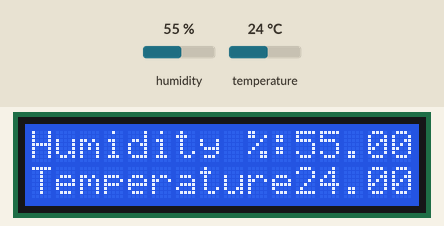
A sketch run on a simulated Arduino Uno, built with avr-gcc and run on an emulated ATmega328P. Parts: 16×2 character LCD. The inputs (shaded band) are chosen by the test bench; at power-on: humidity 55 %, temperature 24 °C. What the sketch prints to the serial monitor is not drawn.

Above: at 1.2 s.
1.3 s: humidity set to 22 %
At 6.0 s:
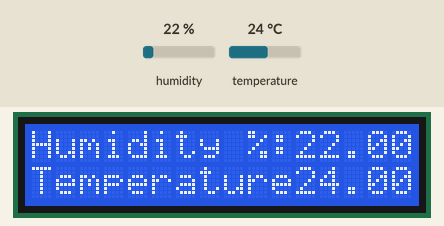
11.6 s: temperature set to 12 °C
At 16.0 s:
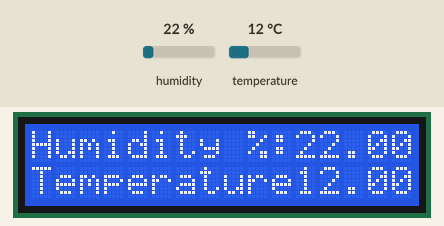
21.6 s: humidity set to 40 %
At 25.9 s:
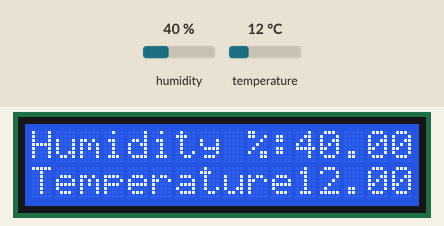
31.7 s: temperature set to 19 °C
At 35.8 s:
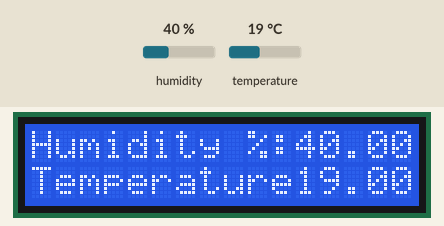
Timing chart, 0 to 37.3 s (numbered marks = the images above; inputs shaded):
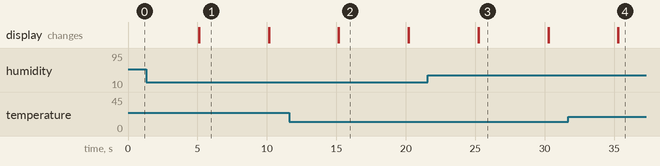

The sketch:

DisplayTemperatureLCD.ino
```cpp
#include <dht11.h>
#include <LiquidCrystal.h>

dht11 DHT11;
LiquidCrystal lcd(8,9,4,5,6,7);

#define DHT11PIN 2

void setup() {
  // put your setup code here, to run once:
lcd.begin(16, 2);
Serial.begin(115200);
Serial.println("Temperature sensor using");
Serial.println(DHT11LIB_VERSION);
}

void loop() {
  // put your main code here, to run repeatedly:
  lcd.setCursor(0, 0);
  DHT11.read(DHT11PIN);
 Serial.print("Humidity %");
 Serial.print((float)DHT11.humidity,1);
 lcd.print("Humidity %:");
  lcd.print((float)DHT11.humidity);
  //delay(5000);
 lcd.setCursor(0,1);
  Serial.print("Temperature:");
  Serial.println((float)DHT11.temperature,1);
  lcd.print("Temperature");
  lcd.print((float)DHT11.temperature);
  delay(5000);
  lcd.clear();
}
```

Measured:
- after the input at 1.3 s, the display: first differs from a run without the input after 3.8 s (image 1)
- after the input at 11.6 s, the display: first differs from a run without the input after 3.6 s (image 2)
- after the input at 21.6 s, the display: first differs from a run without the input after 3.6 s (image 3)
- after the input at 31.7 s, the display: first differs from a run without the input after 3.6 s (image 4)
- what the display in image 1 shows lasts 5.0 s, from 5.1 s to 10.1 s
